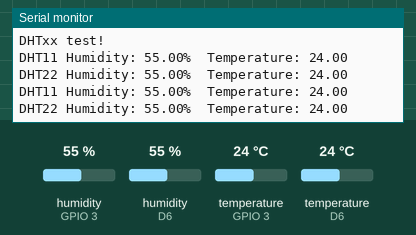
A sketch run on a simulated ESP8266 (NodeMCU). Parts: the last lines printed to the serial monitor. Inputs (shaded band) come from the test bench; at power-on: humidity (sensors on GPIO 3, D6) 55 %, temperature (sensors on GPIO 3, D6) 24 °C.

Above: at 4.8 s.
4.9 s: humidity (sensor on GPIO 3) set to 22 %
At 6.7 s:
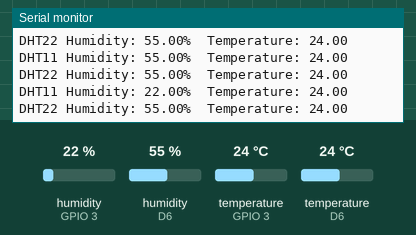
7.9 s: humidity (sensor on D6) set to 22 %
At 9.3 s:
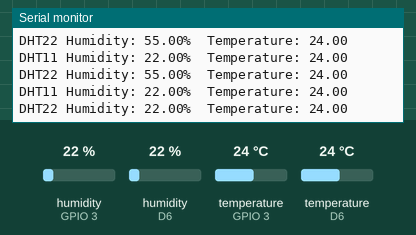
10.9 s: temperature (sensor on GPIO 3) set to 12 °C
At 13.3 s:
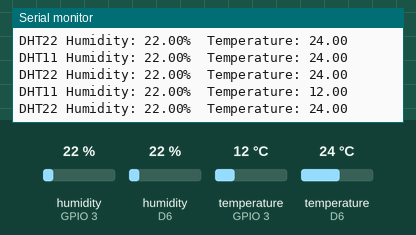
13.9 s: temperature (sensor on D6) set to 12 °C
At 14.6 s:
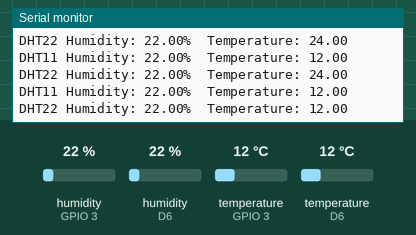
16.9 s: humidity (sensor on GPIO 3) set to 40 %
At 18.6 s:
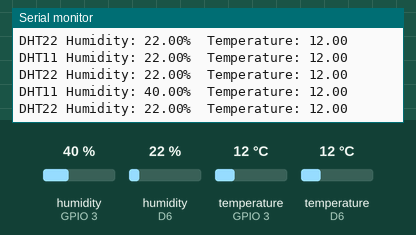
19.9 s: humidity (sensor on D6) set to 40 %
At 21.2 s:
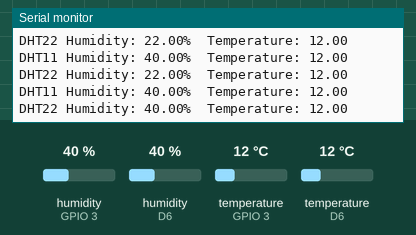
Timing chart, 0 to 22.9 s (numbered marks = the images above; inputs shaded):
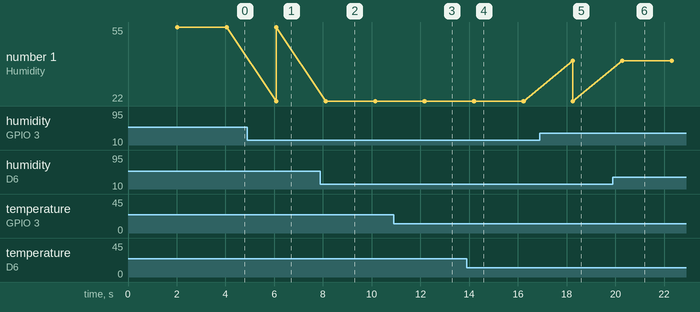

The sketch:

DHTtester.ino
```cpp
// Example testing sketch for various DHT humidity/temperature sensors
// Written by ladyada, public domain

// REQUIRES the following Arduino libraries:
// - DHT Sensor Library: https://github.com/adafruit/DHT-sensor-library
// - Adafruit Unified Sensor Lib: https://github.com/adafruit/Adafruit_Sensor

#include "DHT.h"

//#define DHTPIN D6     // Digital pin connected to the DHT sensor
// Feather HUZZAH ESP8266 note: use pins 3, 4, 5, 12, 13 or 14 --
// Pin 15 can work but DHT must be disconnected during program upload.

// Uncomment whatever type you're using!
//#define DHTTYPE DHT11   // DHT 11
//#define DHTTYPE DHT22   // DHT 22  (AM2302), AM2321
//#define DHTTYPE DHT21   // DHT 21 (AM2301)

// Connect pin 1 (on the left) of the sensor to +5V
// NOTE: If using a board with 3.3V logic like an Arduino Due connect pin 1
// to 3.3V instead of 5V!
// Connect pin 2 of the sensor to whatever your DHTPIN is
// Connect pin 3 (on the right) of the sensor to GROUND (if your sensor has 3 pins)
// Connect pin 4 (on the right) of the sensor to GROUND and leave the pin 3 EMPTY (if your sensor has 4 pins)
// Connect a 10K resistor from pin 2 (data) to pin 1 (power) of the sensor

// Initialize DHT sensor.
// Note that older versions of this library took an optional third parameter to
// tweak the timings for faster processors.  This parameter is no longer needed
// as the current DHT reading algorithm adjusts itself to work on faster procs.
DHT dht22(D6, DHT22);
DHT dht11(D9, DHT11);

void get_dht11() {

  // Reading temperature or humidity takes about 250 milliseconds!
  // Sensor readings may also be up to 2 seconds 'old' (its a very slow sensor)
  float h = dht11.readHumidity();
  // Read temperature as Celsius (the default)
  float t = dht11.readTemperature();


  // Check if any reads failed and exit early (to try again).
  if (isnan(h) || isnan(t)) {
    Serial.println(F("Failed to read from DHT11 sensor!"));
    return;
  }

  Serial.print(F("DHT11 Humidity: "));
  Serial.print(h);
  Serial.print(F("%  Temperature: "));
  Serial.print(t);
  Serial.println("");
}

void get_dht22() {

  // Reading temperature or humidity takes about 250 milliseconds!
  // Sensor readings may also be up to 2 seconds 'old' (its a very slow sensor)
  float h = dht22.readHumidity();
  // Read temperature as Celsius (the default)
  float t = dht22.readTemperature();


  // Check if any reads failed and exit early (to try again).
  if (isnan(h) || isnan(t)) {
    Serial.println(F("Failed to read from DHT22 sensor!"));
    return;
  }

  Serial.print(F("DHT22 Humidity: "));
  Serial.print(h);
  Serial.print(F("%  Temperature: "));
  Serial.print(t);
  Serial.println("");
}

void setup() {
  Serial.begin(115200);
  Serial.println(F("DHTxx test!"));

  dht11.begin();
  dht22.begin();
}

void loop() {
  // Wait a few seconds between measurements.
  delay(2000);

  get_dht11();
  get_dht22();
}
```

Measured:
- after the input at 4.9 s, the serial monitor: prints a new line after 1.2 s (image 1)
- after the input at 7.9 s, the serial monitor: prints a new line after 0.22 s (image 2)
- after the input at 10.9 s, the serial monitor: prints a new line after 1.3 s (image 3)
- after the input at 13.9 s, the serial monitor: prints a new line after 0.30 s (image 4)
- after the input at 16.9 s, the serial monitor: prints a new line after 1.4 s (image 5)
- after the input at 19.9 s, the serial monitor: prints a new line after 0.39 s (image 6)
